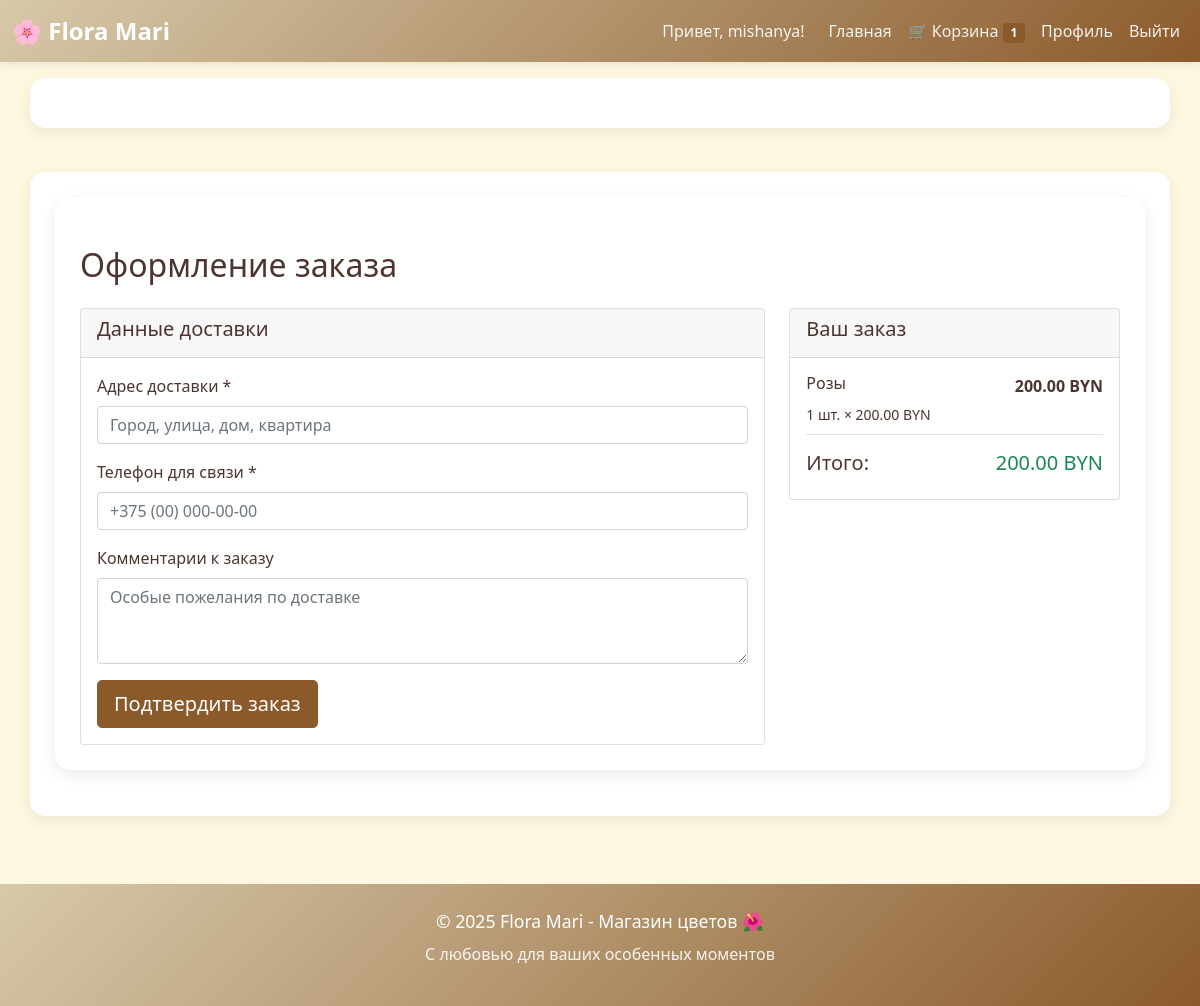
Before: /orders/create/ (signed in) with the older database file.
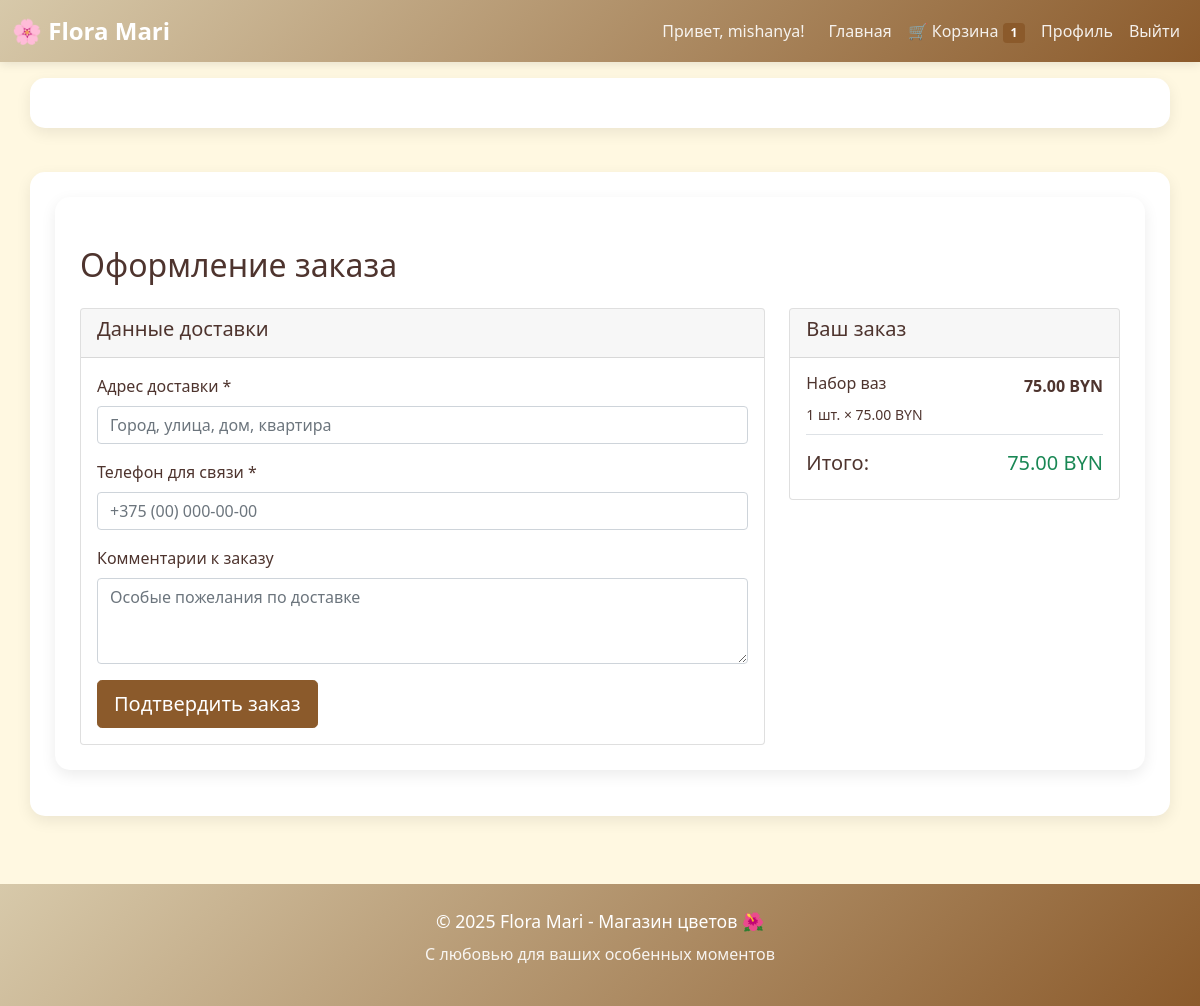
After: the same page with the newer database file.
### cart/models.py (models this page shows, shortened)
class CartItem(models.Model):
    user = models.ForeignKey(
        settings.AUTH_USER_MODEL,
        on_delete=models.CASCADE,
        verbose_name="Пользователь"
    )
    product = models.ForeignKey(
        Product,
        on_delete=models.CASCADE,
        verbose_name="Товар"
    )
    quantity = models.PositiveIntegerField(
        default=1,
        validators=[MinValueValidator(1)],
        verbose_name="Количество"
    )
    created_at = models.DateTimeField(auto_now_add=True)
    updated_at = models.DateTimeField(auto_now=True)
    class Meta:
        verbose_name = "Элемент корзины"
        verbose_name_plural = "Элементы корзины"
        unique_together = ['user', 'product']  # Один товар - одна запись у пользователя
    @property
    def total_price(self):
        return self.product.price * self.quantity

### shop/models.py (models this page shows, shortened)
class Product(models.Model):
    CATEGORY_CHOICES =[
        ('BOUQUET','Букеты'),
        ('POT','Комнактные расстения'),
        ('DRIED','Сухоцветы'),
        ('ACCESSORY','Аксессуары'),
    ]
    name = models.CharField(max_length=200, verbose_name="Название")
    description = models.TextField(blank=True, verbose_name="Описание")
    price = models.DecimalField(
        max_digits=10,
        decimal_places=2,
        validators=[MinValueValidator(Decimal('0.01'))],
        verbose_name="Цена"
    )
    image = models.ImageField(
        upload_to='products/',
        blank=True,
        verbose_name="Изображение",
        help_text="Формат: JPG, PNG. Максимальный размер: 2MB"
    )
    category = models.CharField(
        max_length=20,
        choices= CATEGORY_CHOICES,
        default='BOUQUET',
        verbose_name="Категория"
    )
    is_active = models.BooleanField(default=True, verbose_name="Активный")
    created_at = models.DateTimeField(auto_now_add=True)
    updated_at = models.DateTimeField(auto_now=True)
    class Meta:
        verbose_name = "Товар"
        verbose_name_plural = "Товары"
        ordering = ['-created_at']

### orders/views.py (the view, shortened to what this page needs)
# urls.py: path('create/', views.create_order, name='create_order'),
@login_required
def create_order(request):
    cart_items = CartItem.objects.filter(user=request.user)
    if not cart_items:
        messages.warning(request, "Ваша корзина пуста")
        return redirect('cart:cart_view')
    total = sum(item.total_price for item in cart_items)
    return render(request, 'orders/order_create.html', {
        'cart_items': cart_items,
        'total': total
    })

### cart/views.py (called while the page is built)
def cart_items_count(request):
    if request.user.is_authenticated:
        count = CartItem.objects.filter(user=request.user).count()
    else:
        count = 0
    return {'cart_items_count': count}

### orders/templates/orders/order_create.html (shortened to what this page needs)
{% extends 'shop/base.html' %}
{% block content %}
<div class="container">
    <h2 class="my-4">Оформление заказа</h2>
    <div class="row">
        <div class="col-md-8">
            <div class="card">
                <div class="card-header">
                    <h5>Данные доставки</h5>
                </div>
                <div class="card-body">
                    <form method="post">
                        <div class="mb-3">
                            <label class="form-label">Адрес доставки *</label>
                            <input type="text" name="address" class="form-control" required
                                   placeholder="Город, улица, дом, квартира">
                        </div>
                        <div class="mb-3">
                            <label class="form-label">Телефон для связи *</label>
                            <input type="tel" name="phone" class="form-control" required
                                   placeholder="+375 (00) 000-00-00">
                        </div>
                        <div class="mb-3">
                            <label class="form-label">Комментарии к заказу</label>
                            <textarea name="comments" class="form-control" rows="3"
                                      placeholder="Особые пожелания по доставке"></textarea>
                        </div>
                        <button type="submit" class="btn btn-success btn-lg">Подтвердить заказ</button>
                    </form>
                </div>
            </div>
        </div>
        <div class="col-md-4">
            <div class="card">
                <div class="card-header">
                    <h5>Ваш заказ</h5>
                </div>
                <div class="card-body">
                    {% for item in cart_items %}
                    <div class="d-flex justify-content-between border-bottom pb-2 mb-2">
                        <div>
                            <h6>{{ item.product.name }}</h6>
                            <small>{{ item.quantity }} шт. × {{ item.product.price }} BYN</small>
                        </div>
                        <div class="text-end">
                            <strong>{{ item.total_price }} BYN</strong>
                        </div>
                    </div>
                    {% endfor %}
                    <div class="d-flex justify-content-between mt-3">
                        <h5>Итого:</h5>
                        <h5 class="text-success">{{ total }} BYN</h5>
                    </div>
                </div>
            </div>
        </div>
    </div>
</div>
{% endblock %}

Changed rows visible on the page:
removed CartItem: product.name "Розы", quantity "1", product.price "200.00", total_price "200.00"
added CartItem: product.name "Набор ваз", quantity "1", product.price "75.00", total_price "75.00"
Other visible differences:
{{ total }}: "200.00" → "75.00"
